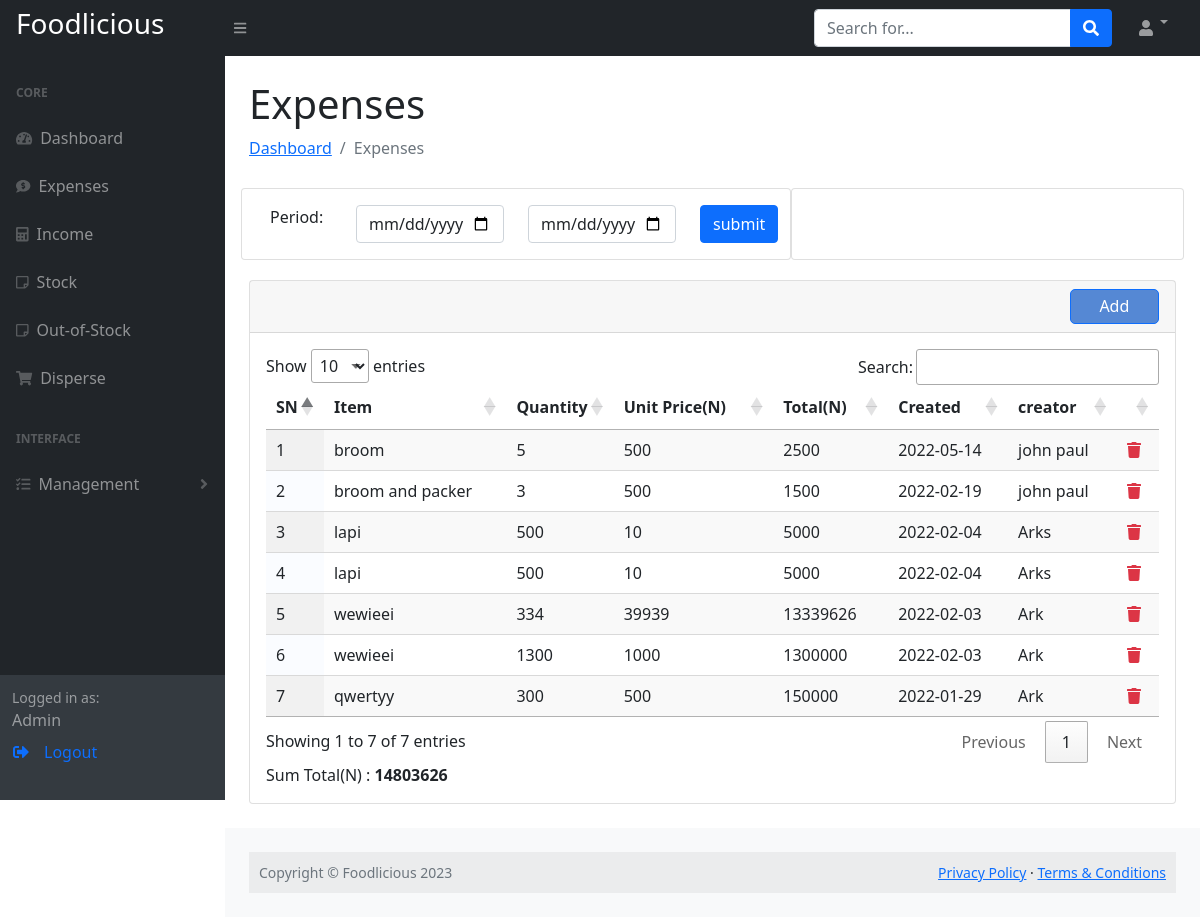
/expenses.php (signed in), run on the app's committed database.
### tables this page shows
CREATE TABLE `expenses` (
  `id` int(11) NOT NULL,
  `item` varchar(255) DEFAULT NULL,
  `qty` int(20) DEFAULT NULL,
  `unit_price` int(20) DEFAULT NULL,
  `total` int(20) DEFAULT NULL,
  `creator` varchar(255) DEFAULT NULL,
  `date` date DEFAULT NULL,
  `tbl_name` varchar(255) NOT NULL
);

### connect/conn.php (called while the page is built, shortened)
<?php
function dbconnect(){
    try{
        $servername = 'localhost';
        $username = 'root';
        $password = '';
        $con = new pdo("mysql:host=$servername; dbname=foodlicious", $username, $password);
        $con->setAttribute(PDO::ATTR_ERRMODE, PDO::ERRMODE_EXCEPTION);
        return $con;
    }catch(PDOException $e){
        echo 'Error establishing connection'. $e->getMessage();
    }
}
?>

### expenses.php (the view, shortened to what this page needs)
<?php
include 'header.php';
?>
<div id="layoutSidenav_content">
                <main>
                    <div class="container-fluid px-4">
                        <h1 class="mt-4">Expenses</h1>
                        <ol class="breadcrumb mb-4">
                            <li class="breadcrumb-item"><a href="dashboard.php">Dashboard</a></li>
                            <li class="breadcrumb-item active">Expenses</li>
                        </ol>
                       <div class="row p-1">
                            <div class="card mb-3 col-md-7">
                                    <form method="POST">
                                    <div class="card-body">
                                        <div class="row">
                                            <div class="col-md-2 ">Period:</div>
                                            <div class="col-md-4">
                                                <input type="date" name="from" class="form-control"/>
                                            </div>
                                            <div class="col-md-4">
                                                <input type="date" name="to" class="form-control"/>
                                            </div>
                                            <div class="col-md-2"><button type="submit" class="btn btn-primary" name="subreport">submit</button></div>
                                        </div>
                                    </div>
                                    </form>
                            </div>
                            <div class="card mb-3 col-md-5">
                            <div class="card-body">
                            </div>
                            </div>
                            </div>
                        <div class="card mb-4">
                            <div class="card-header">
                                    <button type="button" class="btn btn-primary flows" data-bs-toggle="modal" data-bs-target="#exampleModal" data-bs-whatever="@mdo">Add</button>
                            </div>
                            <div class="card-body">
                                <table id="example" class="display">
                                    <thead>
                                        <tr>
                                        <th width="3%">SN</th>
                                            <th>Item</th>
                                            <th>Quantity</th>
                                            <th>Unit Price(N)</th>
                                            <th>Total(N)</th>
                                            <th>Created</th>
                                            <th>creator</th>
                                            <th></th>
                                        </tr>
                                    </thead>
                                    <tbody>
                                    <?php
                                    if (isset($_POST['subreport'])){
                                        $from = check_input( $_POST['from']);
                                        $to = check_input( $_POST['to']);
                                        if(empty($from) && empty($to)) {
                                            echo"<script>alert('The period fields are required')</script>";
                                        }else{
                                           $n=0;
                                           $query1 = "SELECT * FROM expenses WHERE date BETWEEN '$from' AND '$to' ORDER BY id DESC";
                                        $data1 = mysqli_query($connect,$query1);
                                        while($row = mysqli_fetch_assoc($data1)) {
                                            $n++;
                                            $id = $row['id'];
                                            $item = $row['item'];
                                            $qty = $row['qty'];
                                            $unit= $row['unit_price'];
                                            $total = $row['total'];
                                            $date = $row['date'];
                                            $creator = $row['creator'];
                                            ?>
                                        <tr>
                                            <td style="width: 3px;"><?php echo $n; ?></td>
                                            <td><?php echo $item; ?></td>
                                            <td style="width: 3px;"><?php echo $qty; ?></td>
                                            <td><?php echo $unit; ?></td>
                                            <td><?php echo $total; ?></td>
                                            <td><?php echo $date; ?></td>
                                            <td><?php echo $creator; ?></td>
                                            <?php
                                            if($role =="Admin"){  ?>
                                            <td>
                                            <a href="del_exp.php?id=<?php echo $id; ?>"  onclick ="return confirm('Are you sure you want to delete?')"><i class="text-danger fa fa-trash"></i></a>
                                            </td>
                                            <?php }else{
                                            }
                                            ?>
                                        </tr>
                                            <?php
                                    }
                                }
                            }else {
                                    $sn = 1;
                                    $query = "SELECT * FROM expenses ORDER BY id DESC";
                                    $data = mysqli_query($connect,$query);
                                    while($row = mysqli_fetch_assoc($data)){
                                        $id = $row['id'];
                                        $item = $row['item'];
                                        $qty = $row['qty'];
                                        $unit= $row['unit_price'];
                                        $total = $row['total'];
                                        $date = $row['date'];
                                        $creator = $row['creator'];
                                   ?>
                                        <tr>
                                            <td style="width: 3px;"><?php echo $sn++; ?></td>
                                            <td><?php echo $item; ?></td>
                                            <td style="width: 3px;"><?php echo $qty; ?></td>
                                            <td><?php echo $unit; ?></td>
                                            <td><?php echo $total; ?></td>
                                            <td><?php echo $date; ?></td>
                                            <td><?php echo $creator; ?></td>
                                            <?php
                                            if($role =="Admin"){?>
                                            <td>
                                            <a href="del_exp.php?id=<?php echo $id; ?>"  onclick ="return confirm('Are you sure you want to delete?')"><i class="text-danger fa fa-trash"></i></a>
                                            </td>
                                            <?php }else{
                                            }
                                            ?>
                                        </tr>
                                        <?php } }?>
                                    </tbody>
                                </table>
                                <?php
                                if (isset($_POST['subreport'])) {
                                    $from = check_input( $_POST['from']);
                                    $to = check_input( $_POST['to']);?>
                                    <span class="my5">Sum Total(N) :</span>
                                <span ><b>
                                    <?php
                                    $query = "SELECT SUM(total) AS sum FROM expenses WHERE DATE BETWEEN '$from' AND '$to'";
                                    $data = mysqli_query($connect,$query);
                                    while($row = mysqli_fetch_assoc($data)){
                                        $sumTot = $row['sum'];
                                    }
                                    echo $sumTot;
                                }
                                else {?>
                                    <span class="my5">Sum Total(N) :</span>
                                <span ><b>
                                    <?php
                                    $query = "SELECT SUM(total) AS sum FROM expenses";
                                    $data = mysqli_query($connect,$query);
                                    while($row = mysqli_fetch_assoc($data)){
                                        $sumTotal = $row['sum'];
                                    }
                                    echo $sumTotal;
                                }
                                    ?>
                                    </b>
                            </div>
                        </div>
                    </div>
                </main>
<?php
include 'footer.php';
?>

### header.php (shortened to what this page needs)
<?php
include 'connect/conn.php';
$username = $_SESSION['username'];
$checkUSer = dbconnect()->prepare("SELECT * FROM admin WHERE username=?");
$checkUSer->execute([$username]);
$row = $checkUSer->fetch();
$role = $row['role'];
?>
<!DOCTYPE html>
<html lang="en">
    <head>
        <link rel="stylesheet" href="css/modal.css">
        <link href="css/jquery.dataTables.min.css" rel="stylesheet" />
        <link href="css/styles.css" rel="stylesheet" />
    </head>
    <body class="sb-nav-fixed">
        <nav class="sb-topnav navbar navbar-expand navbar-dark bg-dark">
            <a class="navbar-brand ps-3" href="index.html"><h3>Foodlicious</h3></a>
            <button class="btn btn-link btn-sm order-1 order-lg-0 me-4 me-lg-0" id="sidebarToggle" href="#!"><i class="fas fa-bars"></i></button>
            <form class="d-none d-md-inline-block form-inline ms-auto me-0 me-md-3 my-2 my-md-0">
                <div class="input-group">
                    <input class="form-control" type="text" placeholder="Search for..." aria-label="Search for..." aria-describedby="btnNavbarSearch" />
                    <button class="btn btn-primary" id="btnNavbarSearch" type="button"><i class="fas fa-search"></i></button>
                </div>
            </form>
            <ul class="navbar-nav ms-auto ms-md-0 me-3 me-lg-4">
                <li class="nav-item dropdown">
                    <a class="nav-link dropdown-toggle" id="navbarDropdown" href="#" role="button" data-bs-toggle="dropdown" aria-expanded="false"><i class="fas fa-user fa-fw"></i></a>
                </li>
            </ul>
        </nav>
        <div id="layoutSidenav">
            <div id="layoutSidenav_nav">
                <nav class="sb-sidenav accordion sb-sidenav-dark" id="sidenavAccordion">
                    <div class="sb-sidenav-menu">
                        <div class="nav">
                            <div class="sb-sidenav-menu-heading">Core</div>
                            <a class="nav-link" href="dashboard.php">
                                <div class="sb-nav-link-icon"><i class="fas fa-tachometer-alt"></i></div>
                                Dashboard
                            </a>
                            <a class="nav-link" href="expenses.php">
                                <div class="sb-nav-link-icon"><i class="fas fa-comment-dollar"></i></div>
                                Expenses
                            </a>
                            <a class="nav-link" href="income.php">
                                <div class="sb-nav-link-icon"><i class="fas fa-calculator"></i></div>
                                Income
                            </a>
                            <a class="nav-link" href="stock.php">
                                <div class="sb-nav-link-icon"><i class="far fa-sticky-note"></i></div>
                                Stock
                            </a>
                            <a class="nav-link" href="out_of_stock.php">
                                <div class="sb-nav-link-icon"><i class="far fa-sticky-note"></i></div>
                                Out-of-Stock
                            </a>
                            <a class="nav-link" href="disperse.php">
                                <div class="sb-nav-link-icon"><i class="fa fa-shopping-cart"></i></div>
                                Disperse
                            </a>
                            <?php
                            if ($role =="Admin") {?>
                            <div class="sb-sidenav-menu-heading">Interface</div>
                            <a class="nav-link collapsed" href="#" data-bs-toggle="collapse" data-bs-target="#collapseLayouts" aria-expanded="false" aria-controls="collapseLayouts">
                                <div class="sb-nav-link-icon"><i class="fas fa-tasks"></i></div>
                                Management
                                <div class="sb-sidenav-collapse-arrow"><i class="fas fa-angle-down"></i></div>
                            </a>
                           <?php }
                            ?>
                        </div>
                    </div>
                    <div class="sb-sidenav-footer">
                        <div class="small">Logged in as:</div>
                        <span>
                            <?php
                            echo $role;
                            ?>
                            <a class="nav-link" href="logout.php">
                                <div class="sb-nav-link-icon nav-icon"><i class="fas fa-sign-out-alt"></i></div>
                                <p>Logout</p>
                            </a>
                        </span>
                    </div>
                </nav>
            </div>

### css/modal.css (style rules this page uses)
body { font-family: Arial, Helvetica, sans-serif; font-size: 17px; line-height: 1.6; }

### data on the page
expenses: item "broom", qty "5", unit_price "500", total "2500", date "2022-05-14", creator "john paul"
expenses: item "broom and packer", qty "3", unit_price "500", total "1500", date "2022-02-19", creator "john paul"
expenses: item "lapi", qty "500", unit_price "10", total "5000", date "2022-02-04", creator "Arks"
expenses: item "lapi", qty "500", unit_price "10", total "5000", date "2022-02-04", creator "Arks"
expenses: item "wewieei", qty "334", unit_price "39939", total "13339626", date "2022-02-03", creator "Ark"
expenses: item "wewieei", qty "1300", unit_price "1000", total "1300000", date "2022-02-03", creator "Ark"
expenses: item "qwertyy", qty "300", unit_price "500", total "150000", date "2022-01-29", creator "Ark"

### other printed values
$role "Admin"
$sumTotal "14803626"
